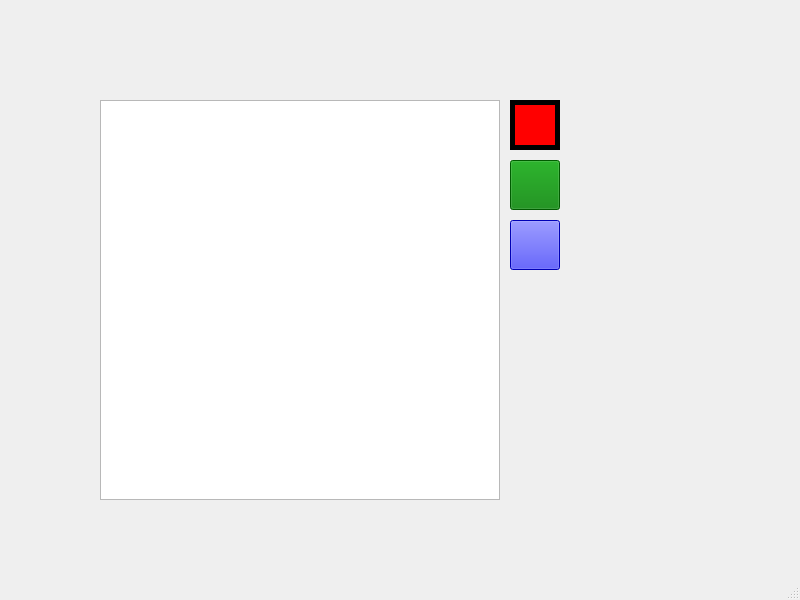
<?xml version="1.0" encoding="UTF-8"?>
<ui version="4.0">
 <class>MainWindow</class>
 <widget class="QMainWindow" name="MainWindow">
  <property name="geometry">
   <rect>
    <x>0</x>
    <y>0</y>
    <width>800</width>
    <height>600</height>
   </rect>
  </property>
  <property name="windowTitle">
   <string>MainWindow</string>
  </property>
  <widget class="QWidget" name="centralwidget">
   <widget class="Canvas" name="pixelEditor">
    <property name="geometry">
     <rect>
      <x>100</x>
      <y>100</y>
      <width>400</width>
      <height>400</height>
     </rect>
    </property>
    <property name="mouseTracking">
     <bool>true</bool>
    </property>
    <property name="styleSheet">
     <string notr="true"/>
    </property>
    <property name="verticalScrollBarPolicy">
     <enum>Qt::ScrollBarAlwaysOff</enum>
    </property>
    <property name="horizontalScrollBarPolicy">
     <enum>Qt::ScrollBarAlwaysOff</enum>
    </property>
    <property name="foregroundBrush">
     <brush brushstyle="NoBrush">
      <color alpha="255">
       <red>9</red>
       <green>0</green>
       <blue>0</blue>
      </color>
     </brush>
    </property>
    <property name="interactive">
     <bool>true</bool>
    </property>
   </widget>
   <widget class="QPushButton" name="greenButton">
    <property name="geometry">
     <rect>
      <x>510</x>
      <y>160</y>
      <width>50</width>
      <height>50</height>
     </rect>
    </property>
    <property name="autoFillBackground">
     <bool>true</bool>
    </property>
    <property name="styleSheet">
     <string notr="true">background-color: green;</string>
    </property>
    <property name="text">
     <string/>
    </property>
   </widget>
   <widget class="QPushButton" name="redButton">
    <property name="geometry">
     <rect>
      <x>510</x>
      <y>100</y>
      <width>50</width>
      <height>50</height>
     </rect>
    </property>
    <property name="autoFillBackground">
     <bool>true</bool>
    </property>
    <property name="styleSheet">
     <string notr="true">background-color: red; border: 5px solid black;</string>
    </property>
    <property name="text">
     <string/>
    </property>
   </widget>
   <widget class="QPushButton" name="blueButton">
    <property name="geometry">
     <rect>
      <x>510</x>
      <y>220</y>
      <width>50</width>
      <height>50</height>
     </rect>
    </property>
    <property name="autoFillBackground">
     <bool>true</bool>
    </property>
    <property name="styleSheet">
     <string notr="true">background-color: blue;</string>
    </property>
    <property name="text">
     <string/>
    </property>
   </widget>
  </widget>
  <widget class="QMenuBar" name="menubar">
   <property name="geometry">
    <rect>
     <x>0</x>
     <y>0</y>
     <width>800</width>
     <height>22</height>
    </rect>
   </property>
  </widget>
  <widget class="QStatusBar" name="statusbar"/>
 </widget>
 <customwidgets>
  <customwidget>
   <class>Canvas</class>
   <extends>QGraphicsView</extends>
   <header location="global">./canvas.h</header>
  </customwidget>
 </customwidgets>
 <resources/>
 <connections/>
</ui>
